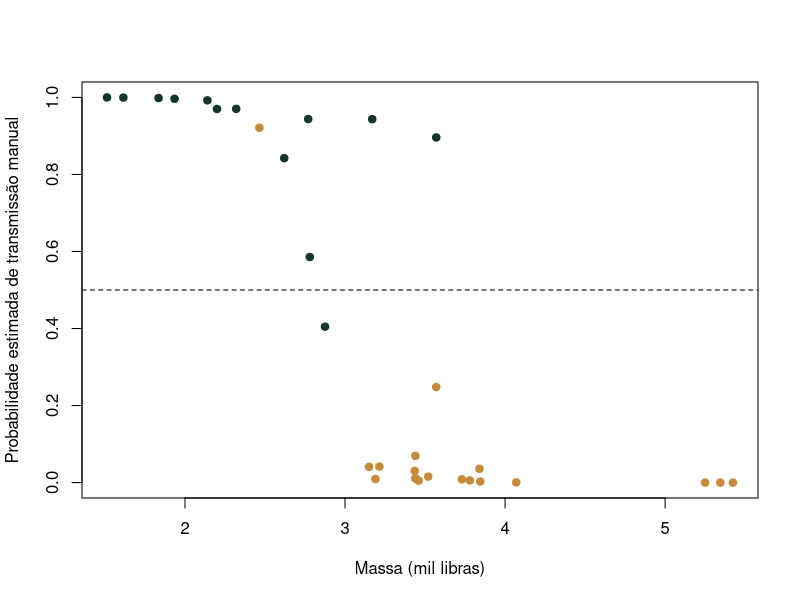

R code for this plot:
# Regressão logística binária ----

# Ajuste e resultados ----
ajuste <- glm(am ~ wt + hp, data = mtcars, family = binomial())
print(summary(ajuste))
print(exp(cbind(Razao_de_chances = coef(ajuste), confint.default(ajuste))))
prob <- predict(ajuste, type = "response")
print(table(real = mtcars$am, previsto = as.integer(prob >= 0.5)))

# Visualização e diagnóstico ----
plot(mtcars$wt, prob, pch = 19, col = ifelse(mtcars$am == 1, "#12372A", "#C68A3B"),
     xlab = "Massa (mil libras)", ylab = "Probabilidade estimada de transmissão manual")
abline(h = 0.5, lty = 2)
